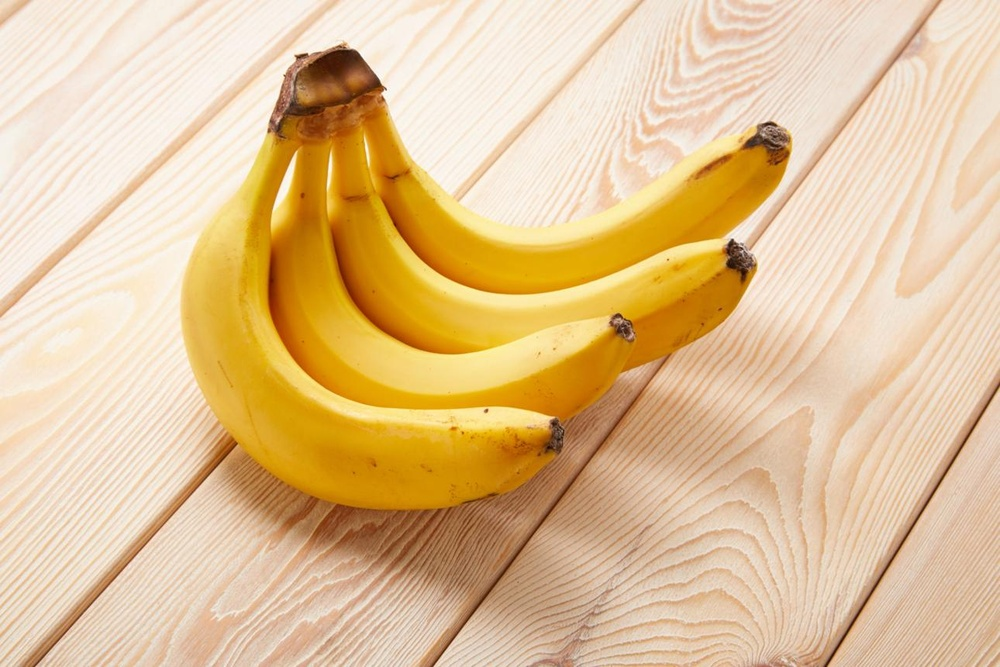
#> input picture assign_18/img/img_4.jpeg, 1000 x 667 px, shrunk from 1290 x 860 before the run, found by its file name
$ python 2_component_img.py
#> lines starting #> are read from the running program, lines starting #| are printed output that depends on the picture; after the words box and inside, x2 and y2 are one past the last pixel; in counts of white or black regions, pixels touching at a corner belong together
import cv2
import numpy as np
import matplotlib.pyplot as plt

img = cv2.imread("img_4.jpeg")
#> img is the input picture: shape (667, 1000, 3); mean B, G, R 149.2, 194.5, 226.2
rgb = cv2.cvtColor(img, cv2.COLOR_BGR2RGB)
R = rgb[:, :, 0]
G = rgb[:, :, 1]
B = rgb[:, :, 2]
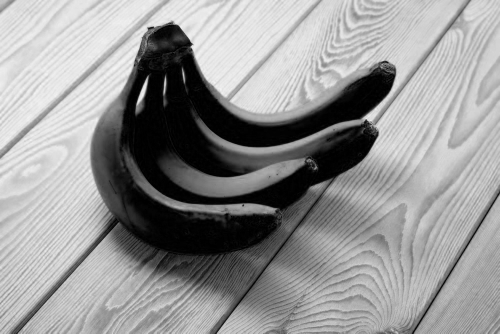
#> B: shape (667, 1000) (shown at 1/2 size); min 0, max 246, mean 149.2
rgb_float = rgb.astype(float) / 255.0
R_norm = rgb_float[:, :, 0]
G_norm = rgb_float[:, :, 1]
B_norm = rgb_float[:, :, 2]
K = 1 - np.maximum.reduce([R_norm, G_norm, B_norm])
denominator = 1 - K
denominator[denominator == 0] = 1
C = (1 - R_norm - K) / denominator
M = (1 - G_norm - K) / denominator
Y = (1 - B_norm - K) / denominator
C = (C * 255).astype(np.uint8)
M = (M * 255).astype(np.uint8)
Y = (Y * 255).astype(np.uint8)
K_display = (K * 255).astype(np.uint8)
R = R_norm
G = G_norm
B = B_norm
I = (R + G + B) / 3
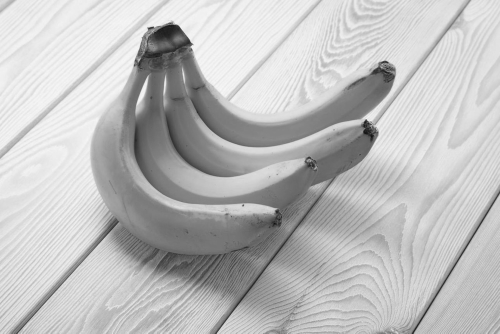
#> I: shape (667, 1000) float64 (shown at 1/2 size); min 0.0484, max 0.982, mean 0.745
minimum = np.minimum.reduce([R, G, B])
S = 1 - (3 / (R + G + B + 1e-10)) * minimum
numerator = 0.5 * ((R - G) + (R - B))
denominator_h = np.sqrt((R - G) ** 2 + (R - B) * (G - B))
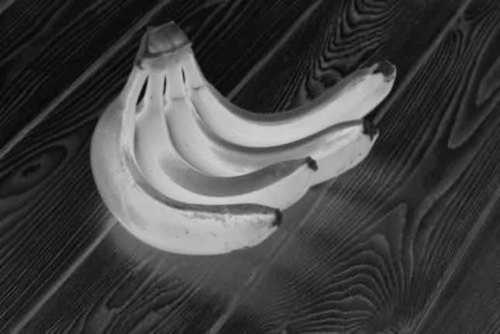
#> denominator_h: shape (667, 1000) float64 (shown at 1/2 size); min 0.00784, max 0.831, mean 0.265
theta = np.arccos(np.clip(numerator / (denominator_h + 1e-10), -1, 1))
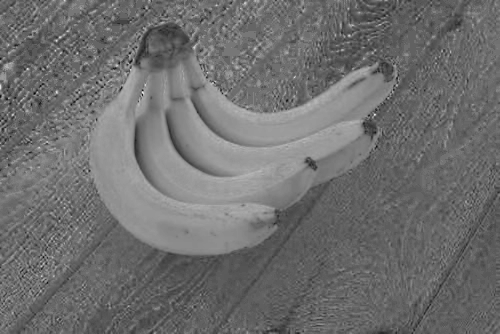
#> theta: shape (667, 1000) float64 (shown at 1/2 size); min 3.71e-05, max 1.31, mean 0.573; drawn with min black and max white
H = np.where(B <= G, theta, 2 * np.pi - theta)
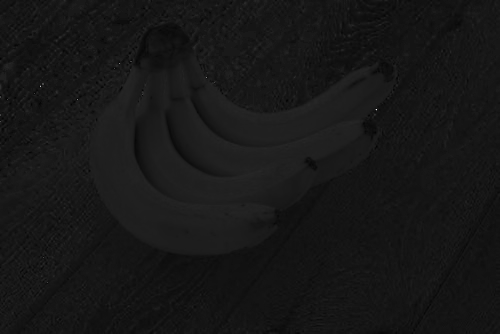
#> H: shape (667, 1000) float64 (shown at 1/2 size); min 3.71e-05, max 6.24, mean 0.573; drawn with min black and max white
H = H * 180 / np.pi
H_display = (H / 360 * 255).astype(np.uint8)
S_display = (S * 255).astype(np.uint8)
I_display = (I * 255).astype(np.uint8)
plt.figure(figsize=(12, 10))
plt.subplot(3, 3, 1)
plt.imshow(R * 255, cmap="gray")
plt.title("R Component")
plt.axis("off")
plt.subplot(3, 3, 2)
plt.imshow(G * 255, cmap="gray")
plt.title("G Component")
plt.axis("off")
plt.subplot(3, 3, 3)
plt.imshow(B * 255, cmap="gray")
plt.title("B Component")
plt.axis("off")
plt.subplot(3, 3, 4)
plt.imshow(C, cmap="gray")
plt.title("C Component")
plt.axis("off")
plt.subplot(3, 3, 5)
plt.imshow(M, cmap="gray")
plt.title("M Component")
plt.axis("off")
plt.subplot(3, 3, 6)
plt.imshow(Y, cmap="gray")
plt.title("Y Component")
plt.axis("off")
plt.subplot(3, 3, 7)
plt.imshow(H_display, cmap="gray")
plt.title("H Component")
plt.axis("off")
plt.subplot(3, 3, 8)
plt.imshow(S_display, cmap="gray")
plt.title("S Component")
plt.axis("off")
plt.subplot(3, 3, 9)
plt.imshow(I_display, cmap="gray")
plt.title("I Component")
plt.axis("off")
plt.tight_layout()
plt.show()
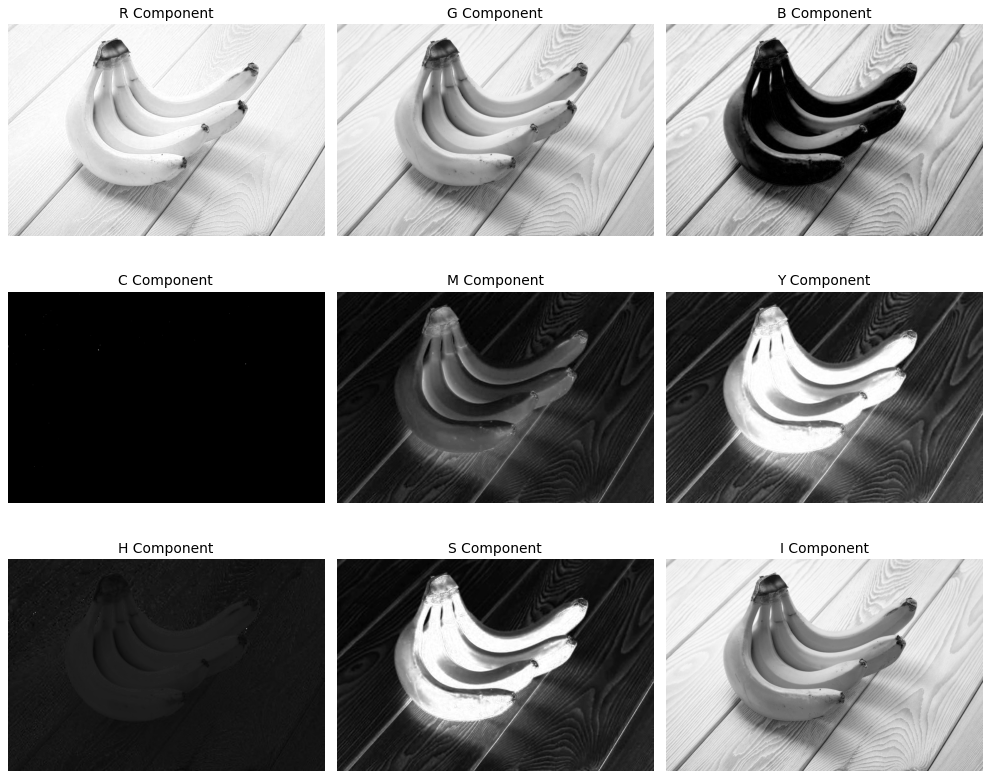
#> figure drawn by matplotlib, 9 panels

$ run again, with assign_18/img/img_1.jpeg copied over assign_18/img/img_4.jpeg
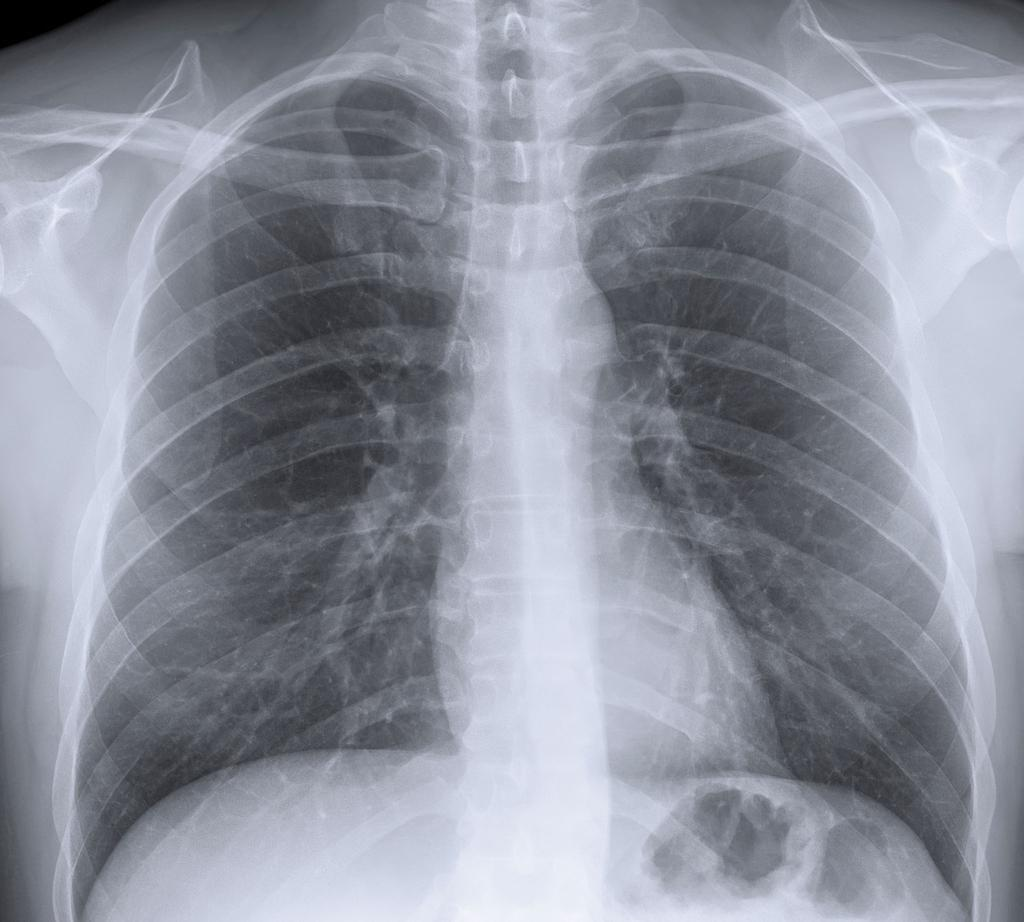
#> input picture assign_18/img/img_1.jpeg, 1024 x 922 px, found by its file name
#> img is the input picture: shape (922, 1024, 3); mean B, G, R 157.1, 145.2, 141.4
#> `denominator[denominator == 0] = 1`:
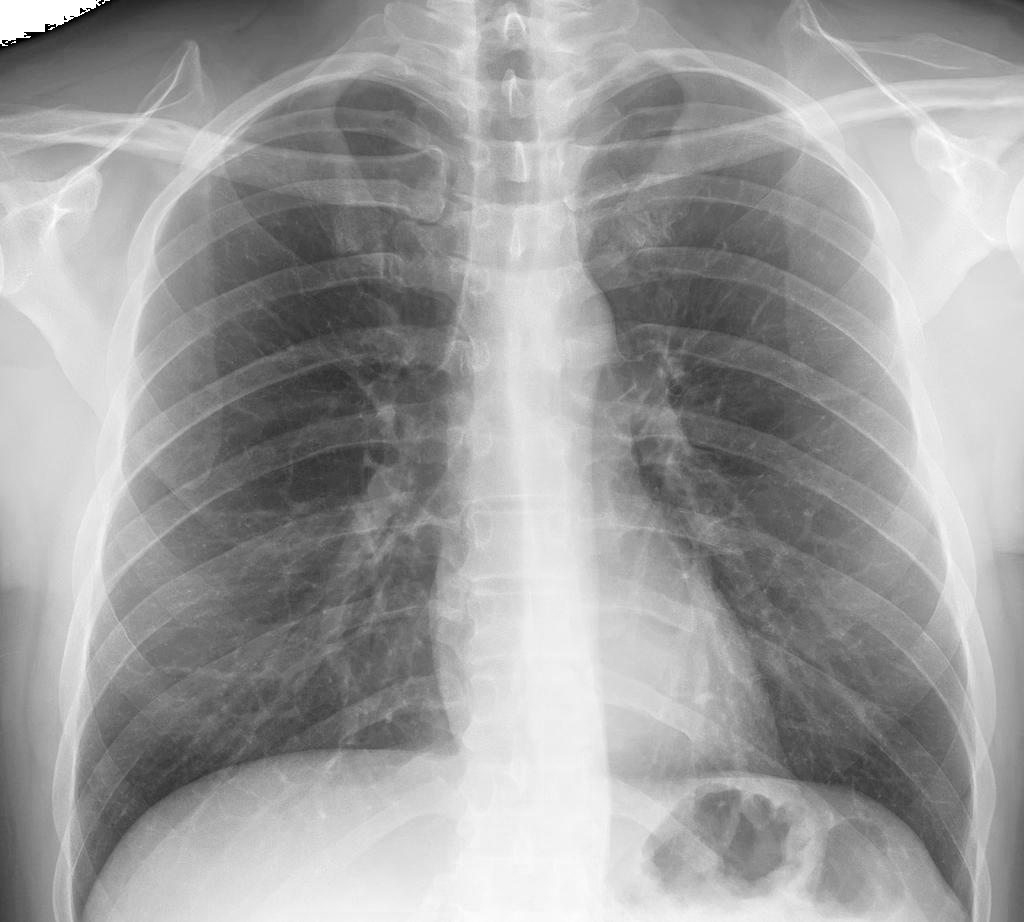
#> denominator: shape (922, 1024) float64; min 0.00392, max 1, mean 0.619
#> `H_display = (H / 360 * 255).astype(np.uint8)`:
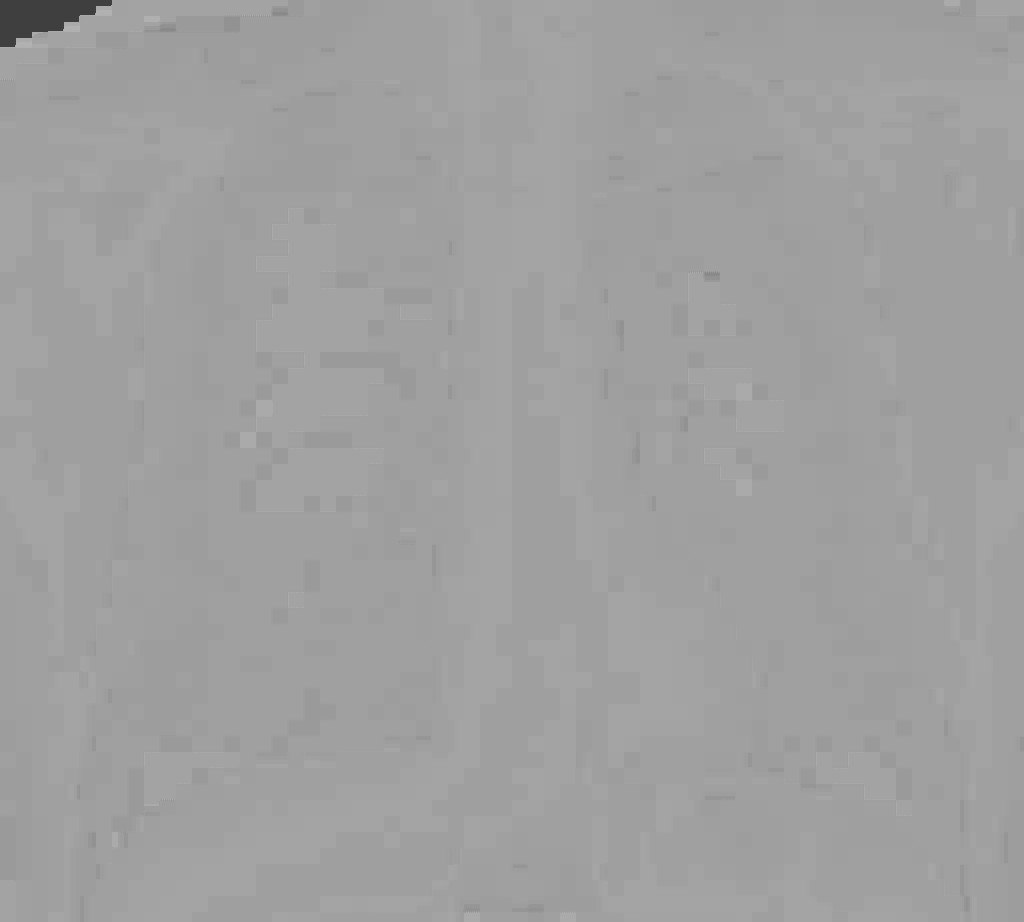
#> H_display: shape (922, 1024); min 63, max 177, mean 159.8

$ run again, with assign_18/img/img_2.jpeg copied over assign_18/img/img_4.jpeg
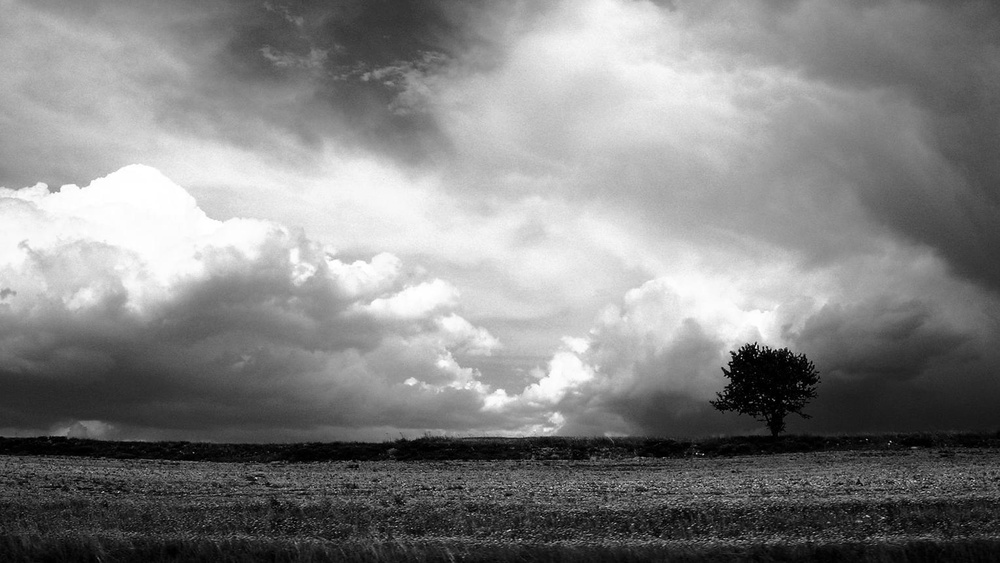
#> input picture assign_18/img/img_2.jpeg, 1000 x 563 px, shrunk from 1527 x 860 before the run, found by its file name
#> img is the input picture: shape (563, 1000, 3); min 0, max 255, mean 131.9
#> `K = 1 - np.maximum.reduce([R_norm, G_norm, B_norm])`:
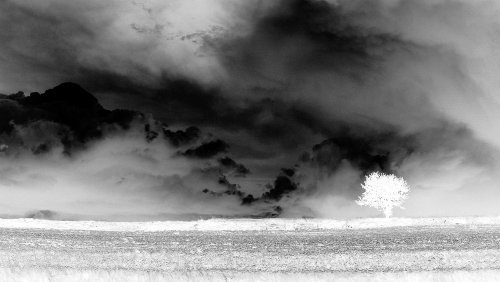
#> K: shape (563, 1000) float64 (shown at 1/2 size); min 0, max 1, mean 0.483
#> `S = 1 - (3 / (R + G + B + 1e-10)) * minimum`:
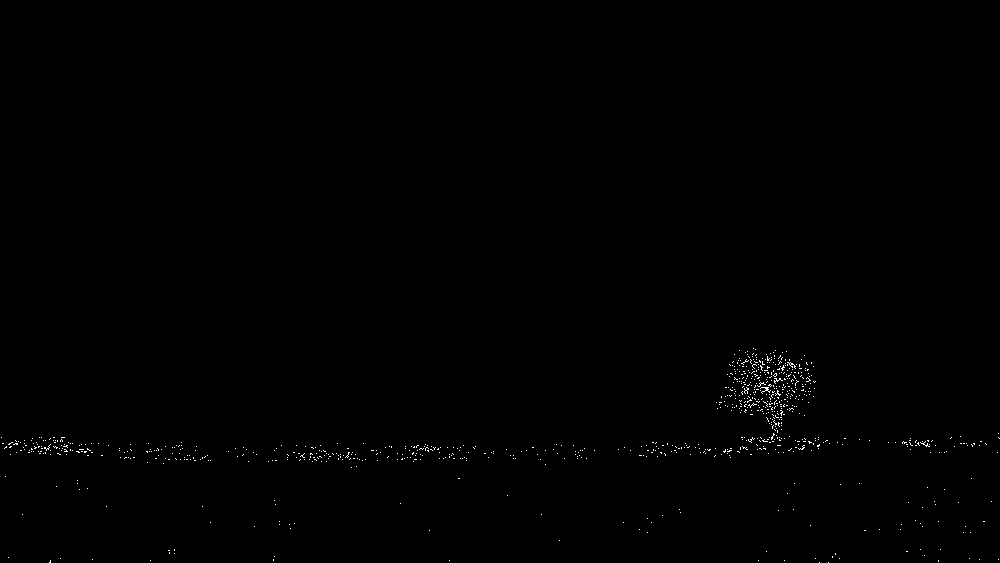
#> S: shape (563, 1000) float64; min 3.33e-11, max 1, mean 0.00302
#> theta: shape (563, 1000) float64; every value is 1.57
#> H: shape (563, 1000) float64; every value is 90
#> H_display: shape (563, 1000); every value is 63
#> S_display: shape (563, 1000); 0.3% white in thin lines or dots, all inside (x1, y1, x2, y2) = (1, 348, 1000, 563)
